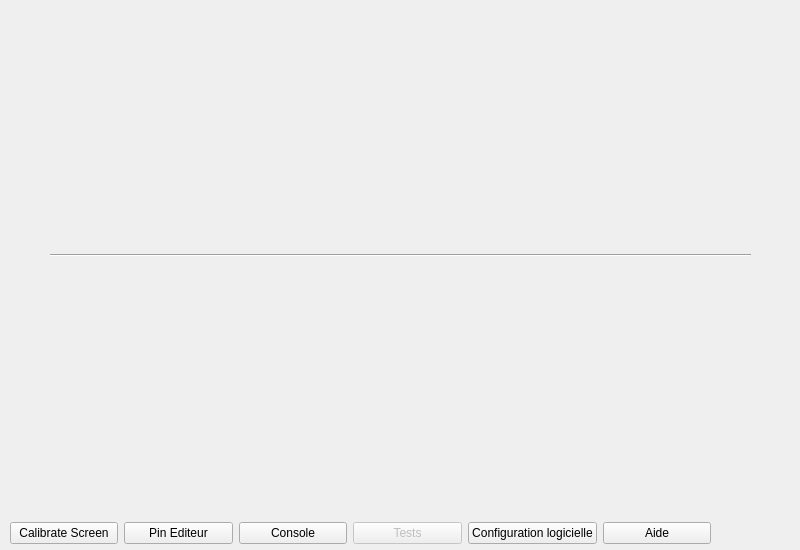
<?xml version="1.0" encoding="UTF-8"?>
<ui version="4.0">
 <class>WarningPage</class>
 <widget class="QWidget" name="WarningPage">
  <property name="geometry">
   <rect>
    <x>0</x>
    <y>0</y>
    <width>800</width>
    <height>550</height>
   </rect>
  </property>
  <property name="windowTitle">
   <string>Panneau de Contrôle</string>
  </property>
  <widget class="GlobalChecker" name="generalWidget" native="true">
   <property name="geometry">
    <rect>
     <x>0</x>
     <y>0</y>
     <width>400</width>
     <height>250</height>
    </rect>
   </property>
  </widget>
  <widget class="SCannerChecker" name="scannerWidget" native="true">
   <property name="geometry">
    <rect>
     <x>0</x>
     <y>260</y>
     <width>400</width>
     <height>250</height>
    </rect>
   </property>
  </widget>
  <widget class="PrinterChecker" name="printerWidget" native="true">
   <property name="geometry">
    <rect>
     <x>400</x>
     <y>0</y>
     <width>400</width>
     <height>250</height>
    </rect>
   </property>
  </widget>
  <widget class="CNCChecker" name="cncWidget" native="true">
   <property name="geometry">
    <rect>
     <x>400</x>
     <y>260</y>
     <width>400</width>
     <height>250</height>
    </rect>
   </property>
  </widget>
  <widget class="Line" name="line">
   <property name="geometry">
    <rect>
     <x>50</x>
     <y>250</y>
     <width>701</width>
     <height>10</height>
    </rect>
   </property>
   <property name="orientation">
    <enum>Qt::Horizontal</enum>
   </property>
  </widget>
  <widget class="QWidget" name="layoutWidget">
   <property name="geometry">
    <rect>
     <x>10</x>
     <y>520</y>
     <width>701</width>
     <height>26</height>
    </rect>
   </property>
   <layout class="QHBoxLayout" name="horizontalLayout">
    <item>
     <widget class="QPushButton" name="touchscreen">
      <property name="text">
       <string>Calibrate Screen</string>
      </property>
      <property name="icon">
       <iconset resource="../ressources.qrc">
        <normaloff>:/img/img/touchscreen.png</normaloff>:/img/img/touchscreen.png</iconset>
      </property>
     </widget>
    </item>
    <item>
     <widget class="QPushButton" name="pinEditor">
      <property name="text">
       <string>Pin Editeur</string>
      </property>
      <property name="icon">
       <iconset resource="../ressources.qrc">
        <normaloff>:/img/img/pineditor.png</normaloff>:/img/img/pineditor.png</iconset>
      </property>
     </widget>
    </item>
    <item>
     <widget class="QPushButton" name="console">
      <property name="text">
       <string>Console</string>
      </property>
      <property name="icon">
       <iconset resource="../ressources.qrc">
        <normaloff>:/img/img/terminal.png</normaloff>:/img/img/terminal.png</iconset>
      </property>
     </widget>
    </item>
    <item>
     <widget class="QPushButton" name="dynamicTest">
      <property name="enabled">
       <bool>false</bool>
      </property>
      <property name="text">
       <string>Tests</string>
      </property>
      <property name="icon">
       <iconset resource="../ressources.qrc">
        <normaloff>:/img/img/test.png</normaloff>:/img/img/test.png</iconset>
      </property>
     </widget>
    </item>
    <item>
     <widget class="QPushButton" name="configuration">
      <property name="enabled">
       <bool>true</bool>
      </property>
      <property name="text">
       <string>Configuration logicielle</string>
      </property>
      <property name="icon">
       <iconset resource="../ressources.qrc">
        <normaloff>:/img/img/conf.png</normaloff>:/img/img/conf.png</iconset>
      </property>
     </widget>
    </item>
    <item>
     <widget class="QPushButton" name="help">
      <property name="text">
       <string>Aide</string>
      </property>
      <property name="icon">
       <iconset resource="../ressources.qrc">
        <normaloff>:/img/img/help.png</normaloff>:/img/img/help.png</iconset>
      </property>
     </widget>
    </item>
   </layout>
  </widget>
 </widget>
 <customwidgets>
  <customwidget>
   <class>PrinterChecker</class>
   <extends>QWidget</extends>
   <header>PrinterChecker.h</header>
   <container>1</container>
  </customwidget>
  <customwidget>
   <class>CNCChecker</class>
   <extends>QWidget</extends>
   <header>CNCChecker.h</header>
   <container>1</container>
  </customwidget>
  <customwidget>
   <class>SCannerChecker</class>
   <extends>QWidget</extends>
   <header>SCannerChecker.h</header>
   <container>1</container>
  </customwidget>
  <customwidget>
   <class>GlobalChecker</class>
   <extends>QWidget</extends>
   <header>GlobalChecker.h</header>
   <container>1</container>
  </customwidget>
 </customwidgets>
 <resources>
  <include location="../ressources.qrc"/>
 </resources>
 <connections/>
</ui>
